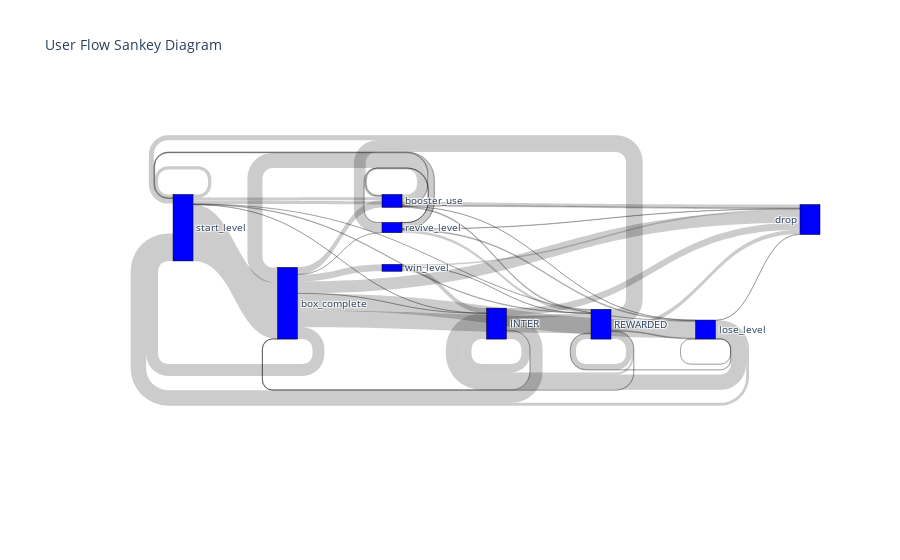

Notebook source saved alongside this figure:
### Code cell
# Convert sequences to nodes and links for Sankey diagram
sequences = sequence_df['sequence'].str.split(' -> ')

# Get all unique events
all_events = set()
for seq in sequences:
    all_events.update(seq)

# Create nodes list
nodes = list(all_events)

# Create links dictionary to count transitions
links = {}
for seq in sequences:
    for i in range(len(seq)-1):
        source = seq[i]
        target = seq[i+1]
        key = (source, target)
        links[key] = links.get(key, 0) + 1

# Create source, target and value lists for plotting
source_list = []
target_list = []
value_list = []
for (source, target), value in links.items():
    source_list.append(nodes.index(source))
    target_list.append(nodes.index(target))
    value_list.append(value)

# Create Sankey diagram
import plotly.graph_objects as go

fig = go.Figure(data=[go.Sankey(
    node = dict(
        pad = 15,
        thickness = 20,
        line = dict(color = "black", width = 0.5),
        label = nodes,
        color = "blue"
    ),
    link = dict(
        source = source_list,
        target = target_list,
        value = value_list
    )
)])

fig.update_layout(title_text="User Flow Sankey Diagram", font_size=10)
fig.show()

### Figure 1 — Plotly figure (JSON) as saved in the notebook; plotly's stock layout.template omitted (floating-point values rounded to 4 significant figures)
{"data": [{"link": {"source": [1, 2, 8, 8, 3, 3, 1, 2, 2, 2, 7, 6, 6, 7, 7, 7, 6, 7, 2, 5, 5, 2, 3, 1, 4, 2, 4, 6, 4, 4, 6, 4, 1, 8, 7, 6, 1, 4, 3, 5, 8, 7, 7, 8, 1, 2, 3, 6, 1], "target": [2, 8, 1, 3, 0, 1, 0, 0, 1, 7, 6, 2, 7, 0, 7, 8, 8, 1, 5, 3, 0, 3, 3, 4, 2, 4, 1, 1, 8, 7, 0, 4, 1, 0, 4, 4, 7, 0, 7, 7, 7, 3, 2, 8, 3, 6, 2, 6, 8], "value": [2166, 659, 110, 588, 272, 485, 127, 458, 458, 643, 392, 227, 99, 166, 215, 34, 33, 192, 266, 194, 62, 5, 323, 116, 354, 271, 22, 14, 6, 36, 16, 48, 125, 21, 59, 5, 23, 33, 109, 10, 14, 80, 11, 1, 3, 2, 4, 2, 1]}, "node": {"color": "blue", "label": ["drop", "start_level", "box_complete", "INTER", "booster_use", "win_level", "revive_level", "REWARDED", "lose_level"], "line": {"color": "black", "width": 0.5}, "pad": 15, "thickness": 20}, "type": "sankey"}], "layout": {"font": {"size": 10}, "title": {"text": "User Flow Sankey Diagram"}}}
